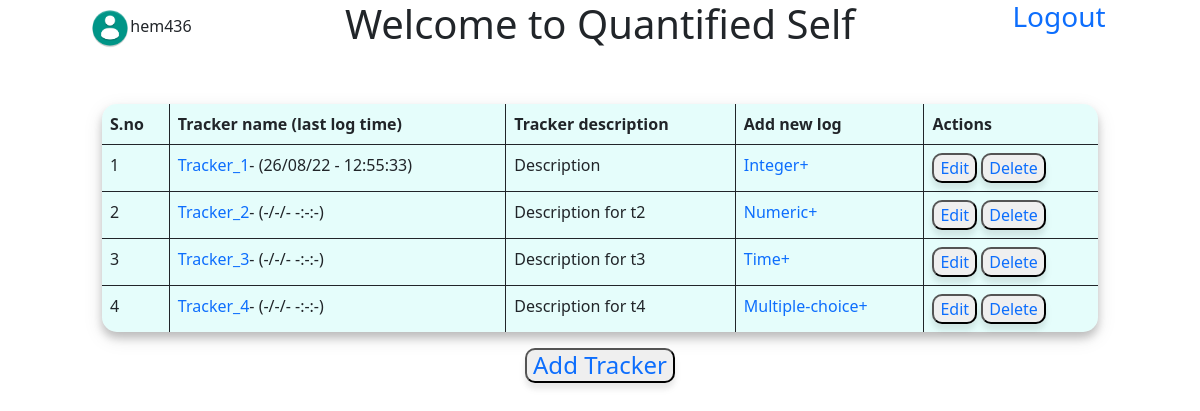
The page /main (signed in) on the database as committed earlier.
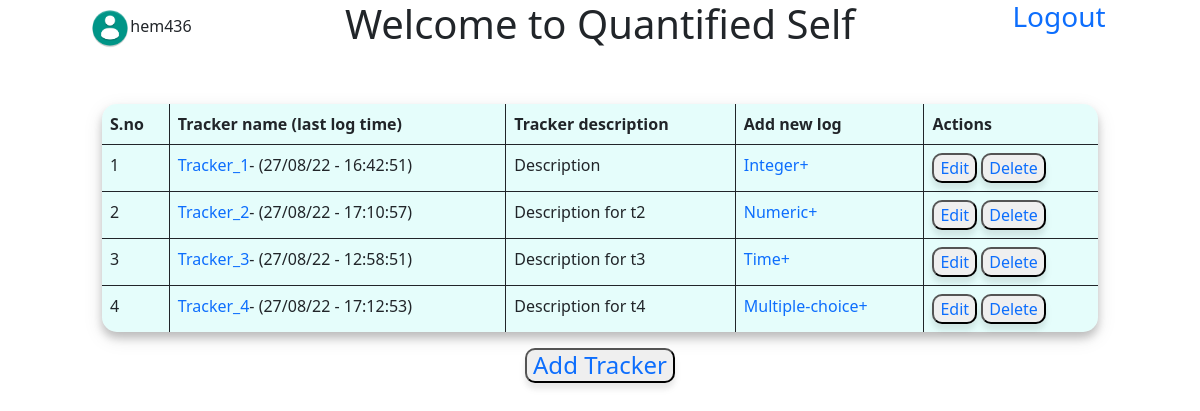
The same page on the database as committed later.
### database.py (models this page shows)
class User(db.Model,UserMixin):
    id=db.Column(db.Integer,primary_key=True,autoincrement=True)
    username=db.Column(db.String,nullable=False,unique=True)
    password=db.Column(db.String,nullable=False)
    trackers=db.relationship("tracker",cascade='all',backref="parent")
    email = db.Column(db.String, unique=True)
    active = db.Column(db.Boolean())
    fs_uniquifier = db.Column(db.String(255), unique=True, nullable=False)
    roles = db.relationship('Role', secondary=roles_users,backref=db.backref('users', lazy='dynamic'))

class tracker(db.Model):
    user_id=db.Column(db.Integer,db.ForeignKey('user.id'),nullable=False)
    tracker_id=db.Column(db.Integer,primary_key=True,autoincrement=True)
    name=db.Column(db.String(30),nullable=False)
    desc=db.Column(db.String)
    type=db.Column(db.String,nullable=False)
    settings=db.Column(db.String)
    lastupdate=db.Column(db.DateTime)
    logs=db.relationship("log",cascade='all', backref="parent")

### main.py (the view)
@app.route('/main')
@login_required
def main():
    return render_template('main.html',user=current_user,datetime=datetime)

### templates/main.html (shortened to what this page needs)
<!DOCTYPE html>
<html lang="en" dir="ltr">
  <head>
    <link href="https://cdn.jsdelivr.net/npm/bootstrap@5.0.2/dist/css/bootstrap.min.css" rel="stylesheet">
    <link rel="stylesheet" href="/static/main.css">
  </head>
  <body>
    <div class="row">
      <div class="col-sm-3 d-flex justify-content-center">
        <span class="align-self-center"><img src='/static/userimg.png' width="40px" height="40px" />{{user.username}}</span>
      </div>
      <div class="col-sm-6 d-flex justify-content-center">
        <h1>Welcome to Quantified Self</h1>
      </div>
      <div class="col-sm-3 d-flex justify-content-center">
        <a class="h3" href="/logout" align="right">Logout</a>
      </div>
    </div>
    <br>
    <br>
    <div class="row main ">
      <div class="col-10 offset-1">
        <table class='table table-bordered tracker_table'>
          <thead>
            <tr>
              <th>S.no</th>
              <th>Tracker name (last log time)</th>
              <th>Tracker description</th>
              <th>Add new log</th>
              <th>Actions</th>
            </tr>
          </thead>
          <tbody>
            {% for t in user.trackers %}
            <tr>
              <td>{{loop.index}}</td>
              <td><a href="/tracker/{{t.tracker_id}}">{{t.name}}</a>- {% if t.lastupdate %}({{datetime.strftime(t.lastupdate,'%d/%m/%y - %H:%M:%S')}}){% else %} (-/-/- -:-:-) {% endif %}</td>
              <td>{{t.desc}}</td>
              <td><a href="/{{t.tracker_id}}/log/add">{{t.type}}+</a></td>
              <td>
                <button type="button" value="edit"><a href="/tracker/{{t.tracker_id}}/update">Edit</a></button>
                <button type="button" value="delete"><a href="/tracker/{{t.tracker_id}}/delete">Delete</a></button>
              </td>
            </tr>
            {% endfor %}
          </tbody>
        </table>
        <div class="text-center">
          <button class="button" type="button" name="button"><a class="h4" href="/tracker/add">Add Tracker</a> </button>
        </div>
      </div>
    </div>
  </body>
</html>

### static/main.css (style rules this page uses)
.table { box-shadow: 0 6px 8px 0 rgba(0, 0, 0, 0.2), 0 6px 20px 0 rgba(0, 0, 0, 0.1); background-color: #8bf7ed38; border-radius: 15px; border: hidden; }
button { box-shadow: 0 6px 8px 0 rgba(0, 0, 0, 0.05), 0 6px 5px 0 rgba(0, 0, 0, 0.05); border-radius: 10px; }
a { text-decoration: none; }

Rows that differ between the two databases and show on the page:
changed tracker "Tracker_1": strftime "26/08/22 - 12:55:33" → "27/08/22 - 16:42:51"
changed tracker "Tracker_2": strftime (not shown) → "27/08/22 - 17:10:57"; lastupdate "(-/-/- -:-:-)" → "( )"
changed tracker "Tracker_3": strftime (not shown) → "27/08/22 - 12:58:51"; lastupdate "(-/-/- -:-:-)" → "( )"
changed tracker "Tracker_4": strftime (not shown) → "27/08/22 - 17:12:53"; lastupdate "(-/-/- -:-:-)" → "( )"
